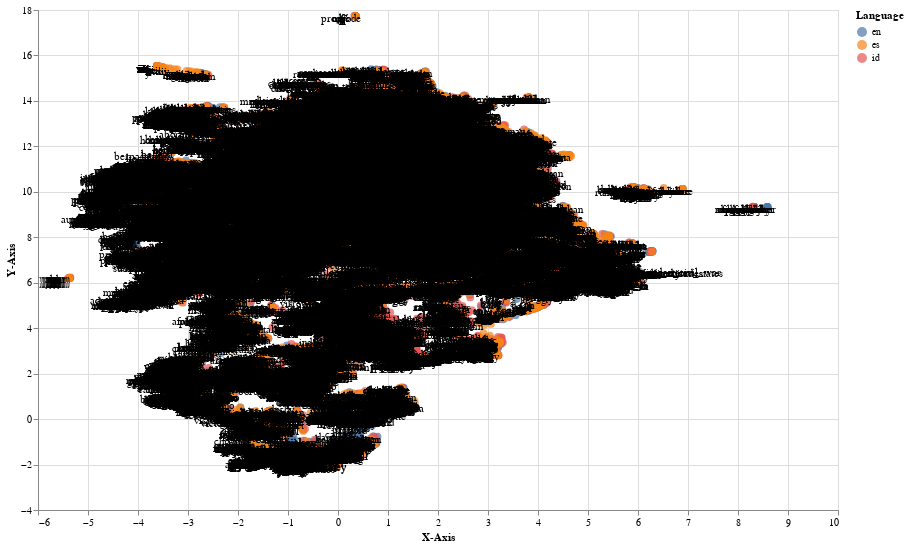

Here is the notebook cell this chart was saved with:
### Code cell
import altair as alt
alt.data_transformers.disable_max_rows()
plot_embeddings.plot_embeddings_2d([clwe_en,clwe_id,clwe_es],width=800,height=500,dimensionality_reduction='umap')

### Figure 1 — Vega-Lite specification as saved in the notebook (floating-point values rounded to 4 significant figures; data arrays with more than 128 entries replaced by an {"elided": "..."} marker saying what was removed)
{"config": {"view": {"continuousWidth": 400, "continuousHeight": 300}}, "layer": [{"mark": {"type": "circle", "size": 60}, "encoding": {"color": {"type": "nominal", "field": "Language"}, "tooltip": [{"type": "nominal", "field": "name"}], "x": {"type": "quantitative", "field": "X-Axis"}, "y": {"type": "quantitative", "field": "Y-Axis"}}, "height": 500, "selection": {"selector005": {"type": "interval", "bind": "scales", "encodings": ["x", "y"]}}, "width": 800}, {"mark": {"type": "text", "color": "black", "dx": -15, "dy": 3}, "encoding": {"text": {"type": "nominal", "field": "name"}, "x": {"type": "quantitative", "field": "X-Axis"}, "y": {"type": "quantitative", "field": "Y-Axis"}}}], "data": {"name": "data-69bf4774c5d17a2eee198b930a90ebac"}, "$schema": "https://vega.github.io/schema/vega-lite/v4.8.1.json", "datasets": {"data-69bf4774c5d17a2eee198b930a90ebac": {"elided": "29999 records"}}}
